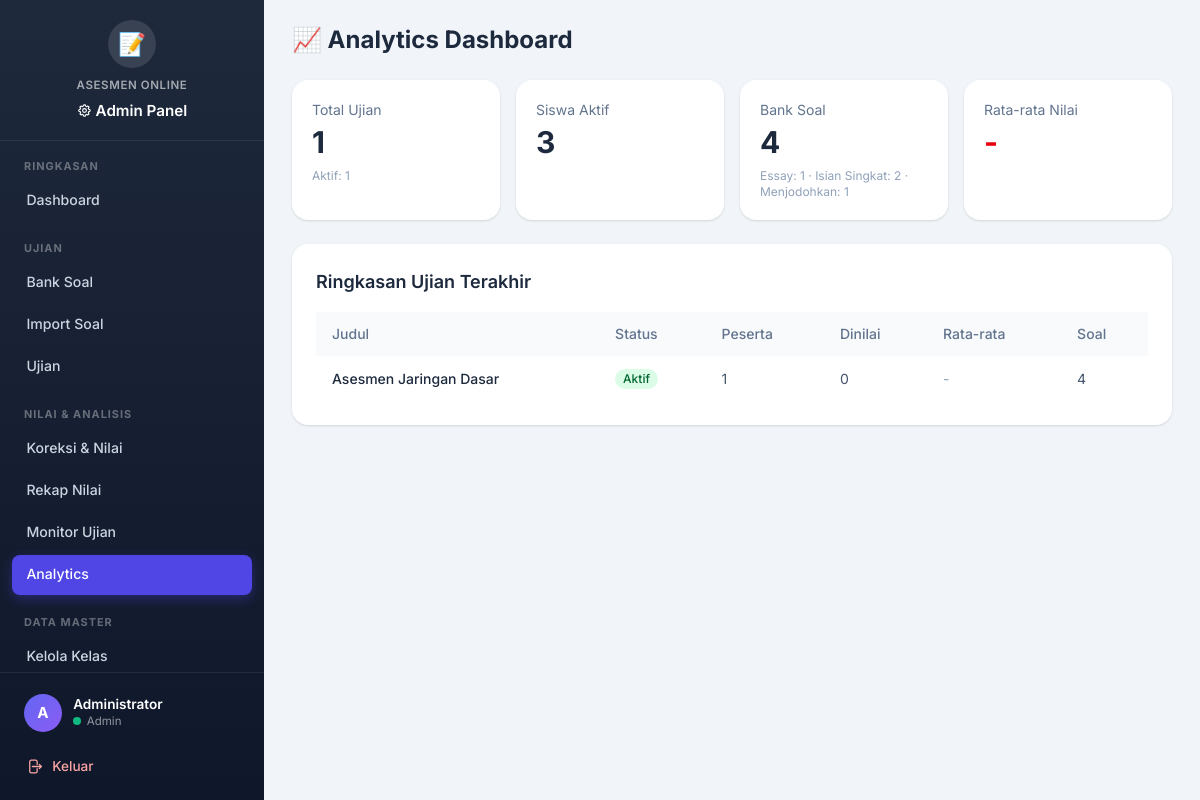
/admin/analytics.php (signed in), run on the app's committed database.
### tables this page shows
CREATE TABLE IF NOT EXISTS ujian (
  id INT AUTO_INCREMENT PRIMARY KEY,
  judul VARCHAR(150) NOT NULL,
  mata_pelajaran VARCHAR(100) NULL,
  deskripsi TEXT NULL,
  tanggal_mulai DATETIME NULL,
  tanggal_selesai DATETIME NULL,
  durasi_menit INT NOT NULL DEFAULT 60,
  status ENUM('draft','aktif','selesai') NOT NULL DEFAULT 'draft',
  acak_soal TINYINT(1) NOT NULL DEFAULT 0,
  tampilkan_hasil TINYINT(1) NOT NULL DEFAULT 1,
  created_by INT NULL,
  created_at TIMESTAMP DEFAULT CURRENT_TIMESTAMP,
  updated_at TIMESTAMP DEFAULT CURRENT_TIMESTAMP ON UPDATE CURRENT_TIMESTAMP,
  CONSTRAINT fk_ujian_admin FOREIGN KEY (created_by) REFERENCES admin_users(id) ON DELETE SET NULL,
  KEY idx_ujian_status (status)
);

### core/functions.php (called while the page is built, shortened)
<?php
function e($value) {
    return htmlspecialchars((string)$value, ENT_QUOTES, 'UTF-8');
}
function tipe_soal_label($tipe) {
    $map = ['essay' => 'Essay', 'isian' => 'Isian Singkat', 'menjodohkan' => 'Menjodohkan'];
    return $map[$tipe] ?? $tipe;
}

### admin/analytics.php (the view, shortened to what this page needs)
<?php
$conn = db();
$total_ujian = $conn->query("SELECT COUNT(*) AS c FROM ujian")->fetch_row()[0];
$ujian_aktif = $conn->query("SELECT COUNT(*) AS c FROM ujian WHERE status = 'aktif'")->fetch_row()[0];
$total_siswa = $conn->query("SELECT COUNT(*) AS c FROM siswa WHERE is_active = 1")->fetch_row()[0];
$total_soal = $conn->query("SELECT COUNT(*) AS c FROM bank_soal")->fetch_row()[0];
$ujian_recent = $conn->query("
    SELECT u.*,
        (SELECT COUNT(*) FROM sesi_ujian WHERE id_ujian = u.id) AS total_peserta,
        (SELECT COUNT(*) FROM sesi_ujian WHERE id_ujian = u.id AND status = 'dinilai') AS sudah_dinilai,
        (SELECT AVG(total_skor) FROM sesi_ujian WHERE id_ujian = u.id AND status = 'dinilai') AS rata_skor,
        (SELECT COUNT(*) FROM ujian_soal WHERE id_ujian = u.id) AS jml_soal
    FROM ujian u
    WHERE u.status IN ('aktif', 'selesai')
    ORDER BY u.id DESC LIMIT 10
")->fetch_all(MYSQLI_ASSOC);
$soal_per_tipe = $conn->query("SELECT tipe, COUNT(*) AS jml FROM bank_soal GROUP BY tipe")->fetch_all(MYSQLI_ASSOC);
require __DIR__ . '/../views/layout_admin_top.php';
?>
<h1 class="mb-6 text-2xl font-bold text-slate-800">📈 Analytics Dashboard</h1>
<div class="mb-6 grid grid-cols-1 gap-4 sm:grid-cols-2 lg:grid-cols-4">
  <div class="rounded-2xl bg-white p-5 shadow">
    <div class="text-sm text-slate-500">Total Ujian</div>
    <div class="mt-1 text-3xl font-bold text-slate-800"><?= (int)$total_ujian ?></div>
    <div class="mt-2 text-xs text-slate-400">Aktif: <?= (int)$ujian_aktif ?></div>
  </div>
  <div class="rounded-2xl bg-white p-5 shadow">
    <div class="text-sm text-slate-500">Siswa Aktif</div>
    <div class="mt-1 text-3xl font-bold text-slate-800"><?= (int)$total_siswa ?></div>
  </div>
  <div class="rounded-2xl bg-white p-5 shadow">
    <div class="text-sm text-slate-500">Bank Soal</div>
    <div class="mt-1 text-3xl font-bold text-slate-800"><?= (int)$total_soal ?></div>
    <div class="mt-2 text-xs text-slate-400">
      <?php foreach ($soal_per_tipe as $t): ?>
        <?= e(tipe_soal_label($t['tipe'])) ?>: <?= (int)$t['jml'] ?>
        <?php if (end($soal_per_tipe) !== $t) echo ' · '; ?>
      <?php endforeach; ?>
    </div>
  </div>
  <div class="rounded-2xl bg-white p-5 shadow">
    <div class="text-sm text-slate-500">Rata-rata Nilai</div>
    <?php
    $avg = $conn->query("SELECT AVG(total_skor) FROM sesi_ujian WHERE status = 'dinilai'")->fetch_row()[0];
    ?>
    <div class="mt-1 text-3xl font-bold <?= $avg >= 70 ? 'text-green-600' : ($avg >= 50 ? 'text-amber-600' : 'text-red-600') ?>">
      <?= $avg ? number_format($avg, 1) : '-' ?>
    </div>
  </div>
</div>
<div class="rounded-2xl bg-white p-6 shadow">
  <h2 class="mb-4 text-lg font-semibold text-slate-800">Ringkasan Ujian Terakhir</h2>
  <?php if (empty($ujian_recent)): ?>
    <p class="text-center text-sm text-slate-400">Belum ada data ujian.</p>
  <?php else: ?>
    <div class="overflow-x-auto">
      <table class="w-full text-left text-sm">
        <thead class="bg-slate-50 text-slate-500">
          <tr>
            <th class="px-4 py-3 font-medium">Judul</th>
            <th class="px-4 py-3 font-medium">Status</th>
            <th class="px-4 py-3 font-medium">Peserta</th>
            <th class="px-4 py-3 font-medium">Dinilai</th>
            <th class="px-4 py-3 font-medium">Rata-rata</th>
            <th class="px-4 py-3 font-medium">Soal</th>
          </tr>
        </thead>
        <tbody class="divide-y divide-slate-100">
          <?php foreach ($ujian_recent as $u): ?>
            <tr class="hover:bg-slate-50">
              <td class="px-4 py-3 font-medium text-slate-800"><?= e($u['judul']) ?></td>
              <td class="px-4 py-3">
                <span class="inline-flex rounded-full px-2 py-0.5 text-xs font-medium <?= $u['status'] === 'aktif' ? 'bg-green-100 text-green-800' : 'bg-slate-200 text-slate-700' ?>">
                  <?= e(ucfirst($u['status'])) ?>
                </span>
              </td>
              <td class="px-4 py-3 text-slate-600"><?= (int)$u['total_peserta'] ?></td>
              <td class="px-4 py-3 text-slate-600"><?= (int)$u['sudah_dinilai'] ?></td>
              <td class="px-4 py-3">
                <?php if ($u['rata_skor']): ?>
                  <span class="font-semibold <?= $u['rata_skor'] >= 70 ? 'text-green-600' : ($u['rata_skor'] >= 50 ? 'text-amber-600' : 'text-red-600') ?>">
                    <?= number_format($u['rata_skor'], 1) ?>
                  </span>
                <?php else: ?>
                  <span class="text-slate-400">-</span>
                <?php endif; ?>
              </td>
              <td class="px-4 py-3 text-slate-600"><?= (int)$u['jml_soal'] ?></td>
            </tr>
          <?php endforeach; ?>
        </tbody>
      </table>
    </div>
  <?php endif; ?>
</div>
<?php require __DIR__ . '/../views/layout_admin_bottom.php'; ?>

### assets/css/theme.css (style rules this page uses)
:root { --primary: #4f46e5; --primary-hover: #4338ca; --primary-light: #eef2ff; --secondary: #64748b; --success: #10b981; --success-light: #d1fae5; --warning: #f59e0b; --warning-light: #fef3c7; --danger: #ef4444; --danger-light: #fee2e2; --info: #3b82f6; --info-light: #dbeafe; --dark: #1e293b; --light: #f8fafc; --border: #e2e8f0; --sidebar-width: 264px; --sidebar-bg: linear-gradient(180deg, #1e293b 0%, #0f172a 100%); --card-shadow: 0 1px 3px rgba(0,0,0,0.06), 0 1px 2px rgba(0,0,0,0.04); --card-hover-shadow: 0 10px 25px rgba(0,0,0,0.10); --radius: 12px; --radius-sm: 8px; --font: 'Inter', system-ui, -apple-system, sans-serif; --transition: 0.2s ease; }
* { font-family: var(--font); }
body { font-size: 16px; line-height: 1.6; }

### data on the page
ujian: judul "Asesmen Jaringan Dasar", status "Aktif", total_peserta "1", sudah_dinilai "0", jml_soal "4"

### other printed values
$section['label'] "RINGKASAN"
$item['label'] "Dashboard"
$section['label'] "UJIAN"
$item['label'] "Bank Soal"
$item['label'] "Import Soal"
$item['label'] "Ujian"
$section['label'] "NILAI & ANALISIS"
$item['label'] "Koreksi & Nilai"
$item['label'] "Rekap Nilai"
$item['label'] "Monitor Ujian"
$item['label'] "Analytics"
$section['label'] "DATA MASTER"
$item['label'] "Kelola Kelas"
$admin_avatar "A"
$admin_nama "Administrator"
